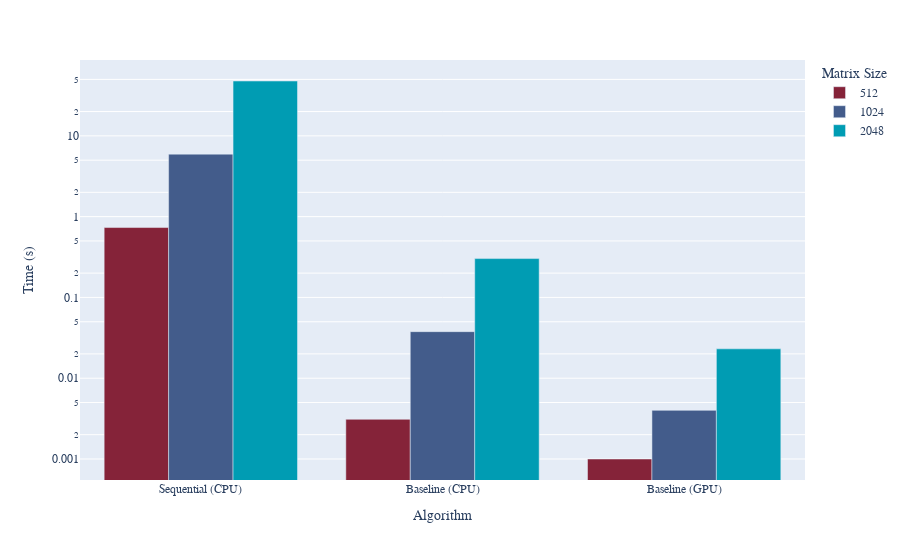

Notebook source saved alongside this figure:
### Code cell
fig = px.bar(seq_baseline, x="algorithm", y="time", color="size", barmode="group", log_y=True,
             labels={
                 "algorithm": "Algorithm",
                 "time": "Time (s)",
                 "size": "Matrix Size"
             },
             color_discrete_sequence = color_palette)

fig.update_layout(
    font=dict(
        family='LaTeX',
    )
)
fig.show()
fig.write_image("seq_baseline.pdf", height=350)

### Figure 1 — Plotly figure (JSON) as saved in the notebook; plotly's stock layout.template omitted (floating-point values rounded to 4 significant figures)
{"data": [{"alignmentgroup": "True", "hovertemplate": "Matrix Size=512<br>Algorithm=%{x}<br>Time (s)=%{y}<extra></extra>", "legendgroup": "512", "marker": {"color": "#852339", "pattern": {"shape": ""}}, "name": "512", "offsetgroup": "512", "orientation": "v", "showlegend": true, "textposition": "auto", "type": "bar", "x": ["Sequential (CPU)", "Baseline (CPU)", "Baseline (GPU)"], "xaxis": "x", "y": [0.733, 0.0031, 0.001], "yaxis": "y"}, {"alignmentgroup": "True", "hovertemplate": "Matrix Size=1024<br>Algorithm=%{x}<br>Time (s)=%{y}<extra></extra>", "legendgroup": "1024", "marker": {"color": "#435c8b", "pattern": {"shape": ""}}, "name": "1024", "offsetgroup": "1024", "orientation": "v", "showlegend": true, "textposition": "auto", "type": "bar", "x": ["Sequential (CPU)", "Baseline (CPU)", "Baseline (GPU)"], "xaxis": "x", "y": [5.939, 0.0377, 0.004], "yaxis": "y"}, {"alignmentgroup": "True", "hovertemplate": "Matrix Size=2048<br>Algorithm=%{x}<br>Time (s)=%{y}<extra></extra>", "legendgroup": "2048", "marker": {"color": "#009cb3", "pattern": {"shape": ""}}, "name": "2048", "offsetgroup": "2048", "orientation": "v", "showlegend": true, "textposition": "auto", "type": "bar", "x": ["Sequential (CPU)", "Baseline (CPU)", "Baseline (GPU)"], "xaxis": "x", "y": [47.76, 0.3025, 0.0231], "yaxis": "y"}], "layout": {"barmode": "group", "font": {"family": "LaTeX"}, "legend": {"title": {"text": "Matrix Size"}, "tracegroupgap": 0}, "margin": {"t": 60}, "xaxis": {"anchor": "y", "domain": [0, 1], "title": {"text": "Algorithm"}}, "yaxis": {"anchor": "x", "domain": [0, 1], "title": {"text": "Time (s)"}, "type": "log"}}}
